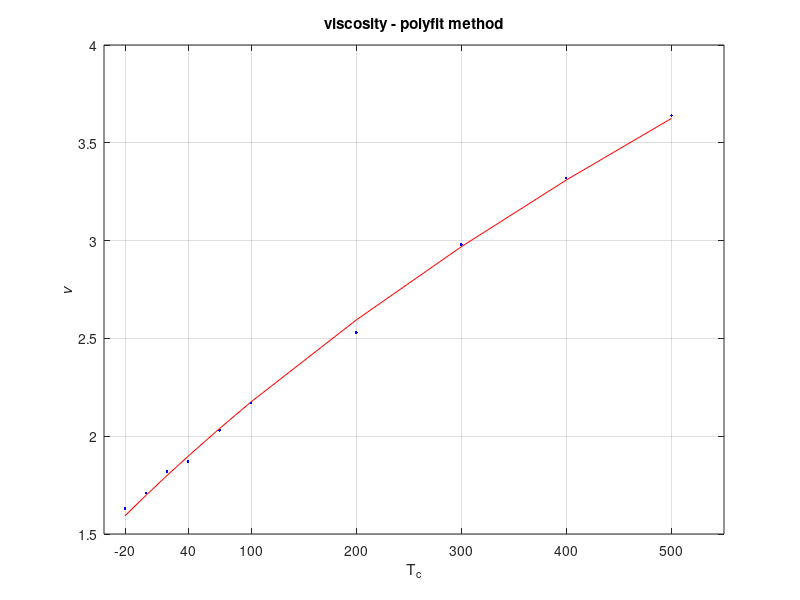

Write the MATLAB code that produced this figure. (Note: this script raises an error after producing the figure.)
%% Corentin Rejaud, Recitation Week 11
%% Question 1
% Part A
clear all;
Tci = [-20, 0, 20, 40, 70, 100, 200, 300, 400, 500];
Ti = Tci + 273.15;
vi = [1.63, 1.71, 1.82, 1.87, 2.03, 2.17, 2.53, 2.98, 3.32, 3.64];
y1 = Ti.^(3/2) ./ vi;
x1 = Ti;
C = polyfit(x1, y1, 1);
a1 = C(1)
b1 = C(2)

v = @(T) T.^(3/2) ./ (a1.*T + b1);
figure;
plot(Tci, v(Ti), 'r-', Tci, vi, 'b.');
title('viscosity - polyfit method');
xlabel('T_{c}');
ylabel('\it{v}');
xlim([-40 550]);
ylim([1.5 4]);
set(gca, 'xtick', [-20, 40, 100, 200, 300, 400, 500]);
set(gca, 'ytick', [1.5:.5:4]);
grid on;
legend('model', 'data', 'location', 'se');

% Part B
A = [Ti.^(-1/2)' , Ti.^(-3/2)'];
Y = (1./vi)';
p = A\Y
a2 = p(1)
b2 = p(2)

v = @(T) T.^(3/2) ./ (a2.*T + b2);
figure;
plot(Tci, v(Ti), 'r-', Tci, vi, 'b.');
title('viscosity - basis functions method');
xlabel('T_{c}');
ylabel('\it{v}');
xlim([-40 550]);
ylim([1.5 4]);
set(gca, 'xtick', [-20, 40, 100, 200, 300, 400, 500]);
set(gca, 'ytick', [1.5:.5:4]);
grid on;
legend('model', 'data', 'location', 'se');

% Part C
f = @(c,T) T.^(3/2) ./ (c(1).*T + c(2));
ce = [6.5 870.5];

rng(201);
yi = f(ce,Ti) + 0.2*randn(size(Ti));

c0 = [6 870]';

c = nlinfit(Ti, yi, f, c0);
a3 = c(1)
b3 = c(2)

v = @(T) T.^(3/2) ./ (a3.*T + b3);
figure;
plot(Tci, v(Ti), 'r-', Tci, vi, 'b.');
title('viscosity - nlinfit method');
xlabel('T_{c}');
ylabel('\it{v}');
xlim([-40 550]);
ylim([1.5 4]);
set(gca, 'xtick', [-20, 40, 100, 200, 300, 400, 500]);
set(gca, 'ytick', [1.5:.5:4]);
grid on;
legend('model', 'data', 'location', 'se');

% Part D
a = [a1, a2, a3];
b = [b1, b2, b3];
S = {'polyfit', 'basis functions', 'nlinfit'}
fprintf('   a         b       method\n');
fprintf('------------------------------------\n');
for i=1:3,
    fprintf(' %6.4f   %8.4f   %s \n', a(i), b(i), S{i});
end

%% Question 2
clear all;
h = [0 8 16 24 32 40];
r = [1.2250 0.5258 0.1665 0.0469 0.0136 0.0040];
P = [101325.00 35651.62 10352.83 2971.75 889.06 287.14];
T = [288.15 236.22 216.65 220.56 228.49 250.35];

hi = 0:4:40;

ri= interp1(h, r, hi);
Pi= interp1(h, P, hi);
Ti= interp1(h, T, hi);

fprintf('  h      rho         P        T\n');
fprintf('(km)  (kg/m^3)     (Pa)      (K)\n');
fprintf('----------------------------------\n');
fprintf(' %2.0f    %6.4f   %9.2f   %6.2f\n', [hi; ri; Pi; Ti]);
%% Question 3
clear all;
M = [1 3 5 7 9 12]
Y = [1971 1973 1975]
T = [27.0 40.1 61.4 77.8 71.6 40.8
    35.5 46.4 59.5 77.4 69.5 39.0
    37.3 40.2 65.8 75.8 64.2 35.9]
mi = [1 2 3 4 5 6 7 8 9 10 11 12];
yi = [1971 1972 1973 1974 1975];
[Mi, Yi] = meshgrid(mi, yi);

Ti = interp2(M,Y,T,Mi,Yi)

fprintf('year  jan   feb   mar   apr   may   jun   jul   aug   sep   oct   nov   dec \n');
fprintf('----------------------------------------------------------------------------\n');
fmt = ['%4.0f', repmat('  %4.1f',1,12),'\n'];
fprintf(fmt, [yi', Ti]');

fprintf('\n');

Ti1 = interp1(Y, T, yi);
fprintf('year  jan   feb   mar   apr   may   jun   jul   aug   sep   oct   nov   dec \n');
fprintf('----------------------------------------------------------------------------\n');
% fmt = '%4.0f  %4.1f         %4.1f         %4.1f         %4.1f         %4.1f                  %4.1f\n';
fprintf('%4.0f  %4.1f        %4.1f        %4.1f        %4.1f        %4.1f              %4.1f\n', [yi', Ti1]');
Ti2 = interp1(M, Ti1', mi);
Ti2 = Ti2';

fprintf('\n');

fprintf('year  jan   feb   mar   apr   may   jun   jul   aug   sep   oct   nov   dec \n');
fprintf('----------------------------------------------------------------------------\n');
fmt = ['%4.0f', repmat('  %4.1f',1,12),'\n'];
fprintf(fmt, [yi', Ti2]');
%% Extra Question
% Part A
clear all;
N = 120;
y0 = 100000;
x = 1000;
eq1 = @(r) (1+r).^N - x./(x - r.*y0);
r = fzero(eq1, 6/1200)

% Part B
y(1) = y0;
iTotal = 0;
for k = 2:N+1,
    y(k) = (1+r)*y(k-1)-x;
    i(k-1) = r*y(k-1);
    iTotal = i(k-1) + iTotal;
end
i(k) = r*y(k);
iTotal = i(k) + iTotal;
pTotal = iTotal + y0;
k = 1:N+1;
fprintf(' n       y(k)      interest\n');
fprintf('---------------------------\n');
for k = 1:N+1;
    fprintf('%3.0f   %9.2f      %6.2f\n', [k, y(k), i(k)]);
end
fprintf('---------------------------\n');
fprintf(' total interest:   %8.2f\n', iTotal);
fprintf(' total payments:  %9.2f\n', pTotal);

% Part C

r = 6/1200;
eq2 = @(N) (1+r).^N - x./(x - r.*y0);
N = fzero(eq2, 120);
N = ceil(N)

y2(1) = y0;
k = 2;
i2Total = 0;
while 1,
    y2(k) = (1+r)*y2(k-1)-x;
    i2(k-1) = r*y2(k-1);
    i2Total = i2(k-1) + i2Total;
    k = k + 1;
    if k == N+2,
        break;
    end
end
i2(N+1) = r*y2(N+1);
i2Total = i2(N+1) + i2Total;
p2Total = i2Total + y0;        

k = 1:N+1;
fprintf(' n       y(k)      interest\n');
fprintf('---------------------------\n');
for k = 1:N+1;
    fprintf('%3.0f   %9.2f      %6.2f\n', [k, y2(k), i2(k)]);
end
fprintf('---------------------------\n');
fprintf(' total interest:   %8.2f\n', i2Total);
fprintf(' total payments:  %9.2f\n', p2Total);
